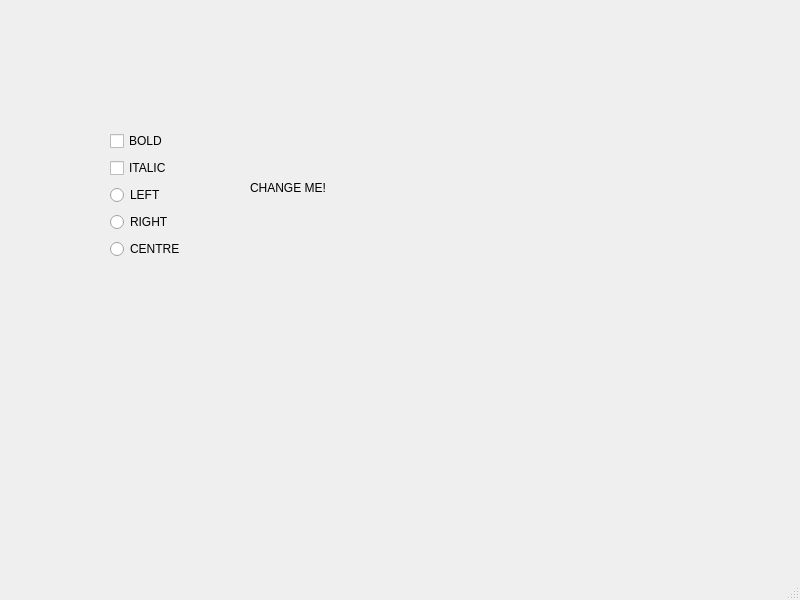
<?xml version="1.0" encoding="UTF-8"?>
<ui version="4.0">
 <class>MainWindow</class>
 <widget class="QMainWindow" name="MainWindow">
  <property name="geometry">
   <rect>
    <x>0</x>
    <y>0</y>
    <width>800</width>
    <height>600</height>
   </rect>
  </property>
  <property name="windowTitle">
   <string>MainWindow</string>
  </property>
  <widget class="QWidget" name="centralwidget">
   <widget class="QLabel" name="label">
    <property name="geometry">
     <rect>
      <x>250</x>
      <y>180</y>
      <width>101</width>
      <height>16</height>
     </rect>
    </property>
    <property name="text">
     <string>CHANGE ME!</string>
    </property>
   </widget>
   <widget class="QWidget" name="layoutWidget">
    <property name="geometry">
     <rect>
      <x>110</x>
      <y>130</y>
      <width>97</width>
      <height>130</height>
     </rect>
    </property>
    <layout class="QVBoxLayout" name="verticalLayout">
     <item>
      <widget class="QCheckBox" name="checkBox_2">
       <property name="text">
        <string>BOLD</string>
       </property>
      </widget>
     </item>
     <item>
      <widget class="QCheckBox" name="checkBox">
       <property name="text">
        <string>ITALIC</string>
       </property>
      </widget>
     </item>
     <item>
      <widget class="QRadioButton" name="radioButton">
       <property name="text">
        <string>LEFT</string>
       </property>
      </widget>
     </item>
     <item>
      <widget class="QRadioButton" name="radioButton_2">
       <property name="text">
        <string>RIGHT</string>
       </property>
      </widget>
     </item>
     <item>
      <widget class="QRadioButton" name="radioButton_3">
       <property name="text">
        <string>CENTRE</string>
       </property>
      </widget>
     </item>
    </layout>
   </widget>
  </widget>
  <widget class="QMenuBar" name="menubar">
   <property name="geometry">
    <rect>
     <x>0</x>
     <y>0</y>
     <width>800</width>
     <height>26</height>
    </rect>
   </property>
  </widget>
  <widget class="QStatusBar" name="statusbar"/>
 </widget>
 <resources/>
 <connections/>
</ui>
